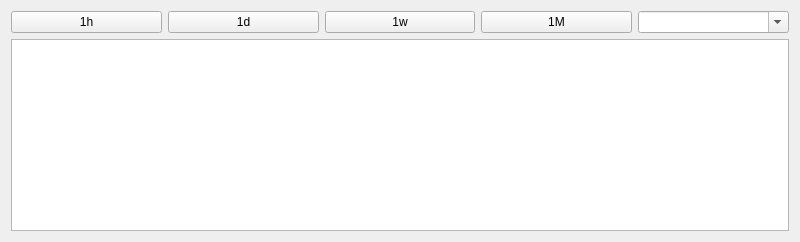
<?xml version="1.0" encoding="UTF-8"?>
<ui version="4.0">
 <class>TimeScaleSelector</class>
 <widget class="QWidget" name="TimeScaleSelector">
  <property name="geometry">
   <rect>
    <x>0</x>
    <y>0</y>
    <width>800</width>
    <height>110</height>
   </rect>
  </property>
  <layout class="QVBoxLayout" name="verticalLayout">
   <item>
    <layout class="QHBoxLayout" name="scaleSelectorLayout">
     <item>
      <widget class="QPushButton" name="button1h">
       <property name="text">
        <string>1h</string>
       </property>
      </widget>
     </item>
     <item>
      <widget class="QPushButton" name="button1d">
       <property name="text">
        <string>1d</string>
       </property>
      </widget>
     </item>
     <item>
      <widget class="QPushButton" name="button1w">
       <property name="text">
        <string>1w</string>
       </property>
      </widget>
     </item>
     <item>
      <widget class="QPushButton" name="button1M">
       <property name="text">
        <string>1M</string>
       </property>
      </widget>
     </item>
     <item>
      <widget class="QComboBox" name="yearComboBox">
       <property name="editable">
        <bool>true</bool>
       </property>
      </widget>
     </item>
    </layout>
   </item>
   <item>
    <widget class="QGraphicsView" name="timeScaleView">
     <property name="sizePolicy">
      <sizepolicy hsizetype="Expanding" vsizetype="Fixed">
       <horstretch>0</horstretch>
       <verstretch>0</verstretch>
      </sizepolicy>
     </property>
    </widget>
   </item>
  </layout>
 </widget>
 <resources/>
 <connections/>
</ui>
